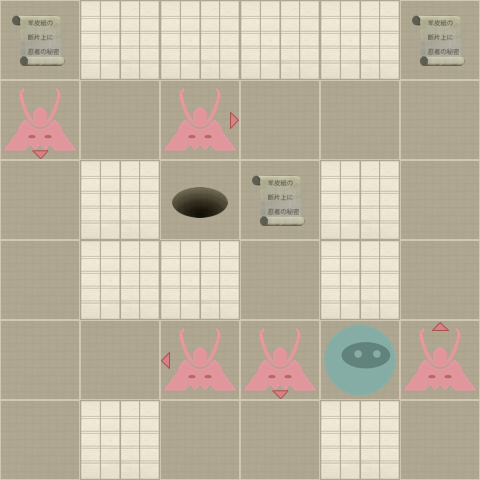

Below is a game level as drawn by its tile map, then a one-line description and the .tmx that defines it (tile-layer data replaced by summaries):
An orthogonal 6x6 tile map with 80x80 px tiles, 2 tile layers (Level, Actors).

<map version="1.0" orientation="orthogonal" width="6" height="6" tilewidth="80" tileheight="80">
 <properties>
  <property name="moves" value="8" />
 </properties>
 <tileset firstgid="1" name="tiles" tilewidth="80" tileheight="80" spacing="2" margin="2">
  <image source="tiles-ipad.png" width="512" height="512" />
  <tile id="0">
   <properties>
    <property name="actor" value="exit" />
   </properties>
  </tile>
  <tile id="2">
   <properties>
    <property name="actor" value="guard" />
    <property name="direction" value="down" />
   </properties>
  </tile>
  <tile id="3">
   <properties>
    <property name="actor" value="guard" />
    <property name="direction" value="left" />
   </properties>
  </tile>
  <tile id="4">
   <properties>
    <property name="actor" value="guard" />
    <property name="direction" value="right" />
   </properties>
  </tile>
  <tile id="5">
   <properties>
    <property name="actor" value="guard" />
    <property name="direction" value="up" />
   </properties>
  </tile>
  <tile id="7">
   <properties>
    <property name="actor" value="player" />
   </properties>
  </tile>
  <tile id="8">
   <properties>
    <property name="actor" value="scroll" />
   </properties>
  </tile>
  <tile id="9">
   <properties>
    <property name="wall" value="1" />
   </properties>
  </tile>
 </tileset>
 <layer name="Level" width="6" height="6">
  <data>[36 cells, 36 non-empty, 2 distinct tile ids]</data>
 </layer>
 <layer name="Actors" width="6" height="6">
  <data>[36 cells, 10 non-empty, 7 distinct tile ids]</data>
 </layer>
</map>
